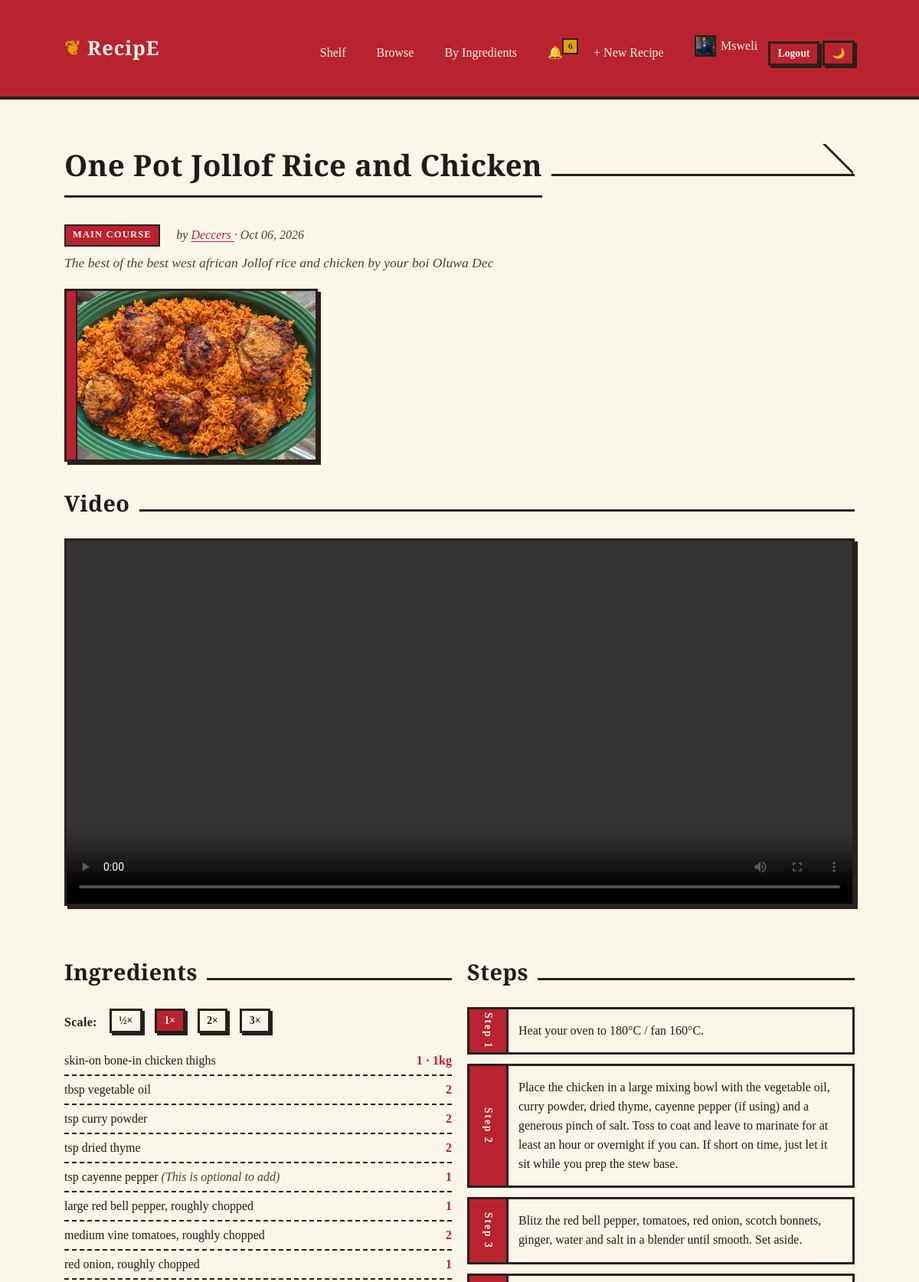
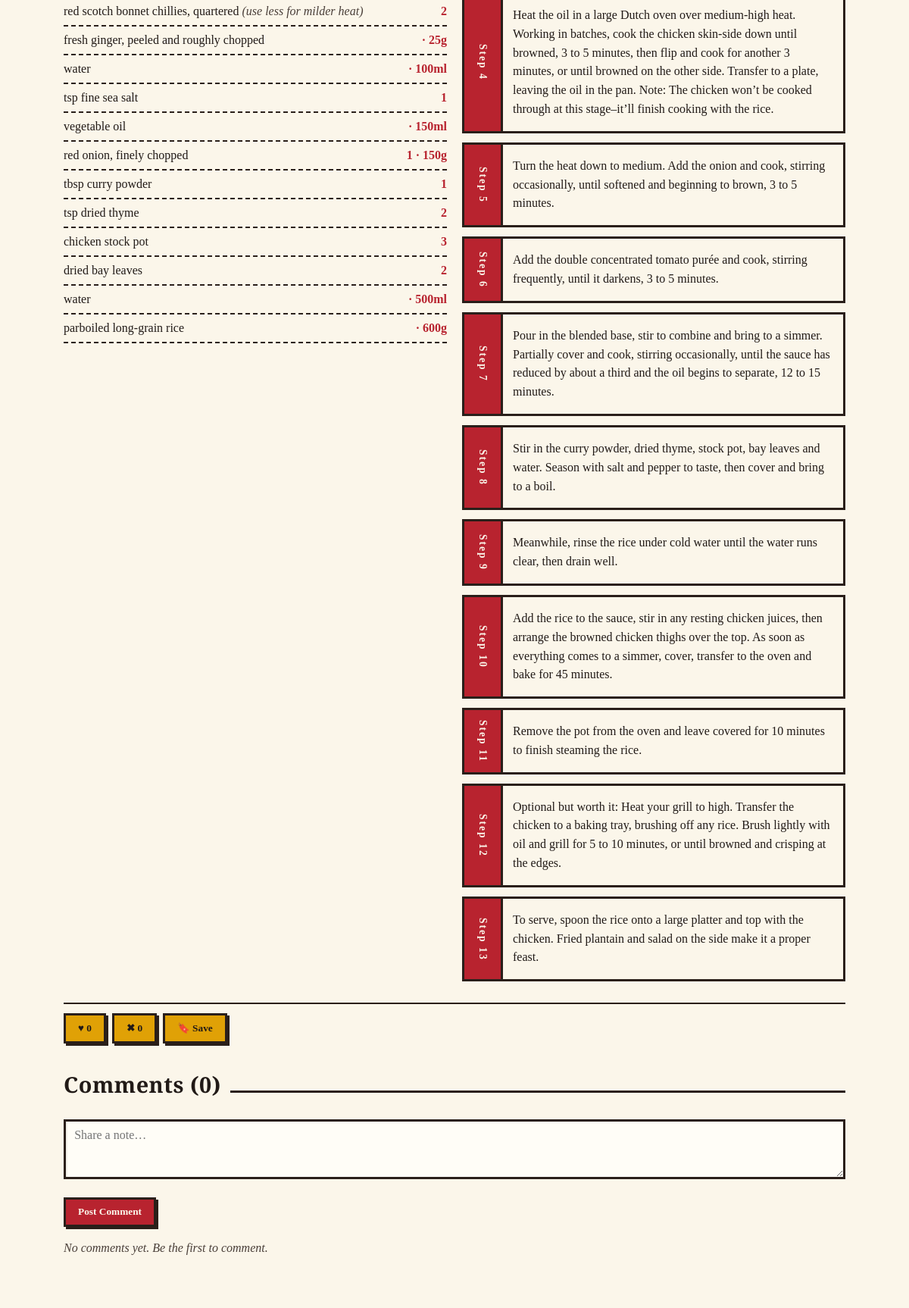
Page /recipes/2/view (signed in, upper part) on the committed database (2 pictures, top to bottom).
### app/models/user.py (models this page shows, shortened)
class User(db.Model, UserMixin):
    __tablename__ = "users"
    id = db.Column(db.Integer, primary_key=True)
    username = db.Column(db.String(50), unique=True, nullable=False, index=True)
    email = db.Column(db.String(120), unique=True, nullable=False, index=True)
    password_hash = db.Column(db.String(255), nullable=False)
    bio = db.Column(db.Text, default="")
    avatar = db.Column(db.String(255), default="")
    is_active = db.Column(db.Boolean, default=True)
    created_at = db.Column(db.DateTime, default=datetime.utcnow)
    recipes = db.relationship("Recipe", backref="author", lazy="dynamic",
                              cascade="all, delete-orphan")
    comments = db.relationship("Comment", backref="author", lazy="dynamic",
                               cascade="all, delete-orphan")
    reactions = db.relationship("Reaction", backref="user", lazy="dynamic",
                                cascade="all, delete-orphan")
    preference = db.relationship("UserPreference", backref="user", uselist=False,
                                 cascade="all, delete-orphan")
    following = db.relationship(
        "Follow", foreign_keys="Follow.follower_id",
        backref="follower", lazy="dynamic", cascade="all, delete-orphan"
    )
    followers = db.relationship(
        "Follow", foreign_keys="Follow.followed_id",
        backref="followed", lazy="dynamic", cascade="all, delete-orphan"
    )
    notifications = db.relationship(
        "Notification", foreign_keys="Notification.user_id",
        back_populates="user", lazy="dynamic", cascade="all, delete-orphan"
    )

### app/models/recipe.py (models this page shows, shortened)
class Recipe(db.Model):
    __tablename__ = "recipes"
    id = db.Column(db.Integer, primary_key=True)
    title = db.Column(db.String(150), nullable=False, index=True)
    description = db.Column(db.Text, default="")
    category = db.Column(db.String(80), index=True)
    user_id = db.Column(db.Integer, db.ForeignKey("users.id"), nullable=False)
    created_at = db.Column(db.DateTime, default=datetime.utcnow, index=True)
    updated_at = db.Column(db.DateTime, default=datetime.utcnow, onupdate=datetime.utcnow)
    ingredients = db.relationship("Ingredient", backref="recipe", lazy="select",
                                  cascade="all, delete-orphan", order_by="Ingredient.position")
    steps = db.relationship("Step", backref="recipe", lazy="select",
                            cascade="all, delete-orphan", order_by="Step.position")
    images = db.relationship("RecipeImage", backref="recipe", lazy="select",
                             cascade="all, delete-orphan")
    video = db.relationship("RecipeVideo", backref="recipe", uselist=False,
                            cascade="all, delete-orphan")
    comments = db.relationship("Comment", backref="recipe", lazy="dynamic",
                               cascade="all, delete-orphan")
    reactions = db.relationship("Reaction", backref="recipe", lazy="dynamic",
                                cascade="all, delete-orphan")
    notifications = db.relationship("Notification", back_populates="recipe", cascade="all, delete-orphan")
    savers = db.relationship("User", secondary=saved_recipes, lazy="dynamic",
                             backref=db.backref("saved_recipes", lazy="dynamic"))
    @property
    def likes_count(self):
        return self.reactions.filter_by(value=1).count()
    @property
    def dislikes_count(self):
        return self.reactions.filter_by(value=-1).count()

### app/models/image.py (models this page shows, shortened)
class RecipeImage(db.Model):
    __tablename__ = "recipe_images"
    id = db.Column(db.Integer, primary_key=True)
    recipe_id = db.Column(db.Integer, db.ForeignKey("recipes.id"), nullable=False)
    filename = db.Column(db.String(255), nullable=False)
    is_primary = db.Column(db.Boolean, default=False)

### app/models/video.py (models this page shows, shortened)
class RecipeVideo(db.Model):
    __tablename__ = "recipe_videos"
    id = db.Column(db.Integer, primary_key=True)
    recipe_id = db.Column(db.Integer, db.ForeignKey("recipes.id"), unique=True, nullable=False)
    filename = db.Column(db.String(255), nullable=False)

### app/models/ingredient.py (models this page shows, shortened)
class Ingredient(db.Model):
    __tablename__ = "ingredients"
    id = db.Column(db.Integer, primary_key=True)
    recipe_id = db.Column(db.Integer, db.ForeignKey("recipes.id"), nullable=False)
    name = db.Column(db.String(120), nullable=False)
    quantity = db.Column(db.String(50), default="")  # "2", "1/2"
    unit = db.Column(db.String(50), default="")       # "cups", "g", "tbsp"
    weight = db.Column(db.String(50), default="")     # optional extra
    notes = db.Column(db.String(255), default="")
    position = db.Column(db.Integer, default=0)

### app/models/step.py (models this page shows, shortened)
class Step(db.Model):
    __tablename__ = "steps"
    id = db.Column(db.Integer, primary_key=True)
    recipe_id = db.Column(db.Integer, db.ForeignKey("recipes.id"), nullable=False)
    position = db.Column(db.Integer, nullable=False, default=1)
    instruction = db.Column(db.Text, nullable=False)

### app/routes/recipes.py (the view)
@recipes_bp.get("/<int:recipe_id>/view")
def recipe_page(recipe_id):
    recipe = Recipe.query.get_or_404(recipe_id)
    uid = current_user.id if current_user.is_authenticated else None
    my_reaction = 0
    is_saved = False
    if uid:
        r = recipe.reactions.filter_by(user_id=uid).first()
        my_reaction = r.value if r else 0
        is_saved = recipe.savers.filter_by(id=uid).first() is not None
    comments = CommentService.list_for_recipe(recipe.id)
    return render_template("recipe_detail.html",
                           recipe=recipe, comments=comments,
                           my_reaction=my_reaction, is_saved=is_saved)

### app/models/user.py (called while the page is built)
@login_manager.user_loader
def load_user(user_id):
    return User.query.get(int(user_id))

### app/services/comment_service.py (called while the page is built)
    @staticmethod
    def list_for_recipe(recipe_id, top_level_only=True):
        q = Comment.query.filter_by(recipe_id=recipe_id)
        if top_level_only:
            q = q.filter(Comment.parent_id.is_(None))
        return q.order_by(Comment.created_at.desc()).all()

### app/templates/recipe_detail.html (shortened to what this page needs)
{% extends "base.html" %}
{% block content %}
<article class="recipe-detail" data-recipe-id="{{ recipe.id }}">
  <div class="chapter">
    <h1>{{ recipe.title }}</h1>
  </div>
  <div class="row">
    <span class="tag tag--crimson">{{ recipe.category or "Uncategorised" }}</span>
    <span class="muted">by
      <a href="{{ url_for('users.profile_page', username=recipe.author.username) }}">
        {{ recipe.author.username }}
      </a>
      · {{ recipe.created_at.strftime("%b %d, %Y") }}
    </span>
  </div>
  {% if recipe.description %}
    <p class="recipe-desc">{{ recipe.description }}</p>
  {% endif %}
  {% if recipe.images %}
    <div class="gallery grid grid--3">
      {% for img in recipe.images %}
        <figure class="card card--{{ 'crimson' if img.is_primary else 'mustard' }} gallery__item">
          <img src="{{ url_for('static', filename='uploads/' ~ img.filename) }}"
               alt="{{ recipe.title }} image {{ loop.index }}" loading="lazy">
        </figure>
      {% endfor %}
    </div>
  {% endif %}
  {% if recipe.video %}
    <div class="chapter"><h2>Video</h2></div>
    <video class="recipe-video" controls preload="metadata"
           src="{{ url_for('static', filename='uploads/' ~ recipe.video.filename) }}"></video>
  {% endif %}
  <div class="grid grid--2 mt-3">
    <section>
      <div class="chapter"><h2>Ingredients</h2></div>
      <div class="scale-controls row">
        <label>Scale:</label>
        <button class="btn btn--sm btn--ghost" data-scale="0.5">½×</button>
        <button class="btn btn--sm btn--primary" data-scale="1">1×</button>
        <button class="btn btn--sm btn--ghost" data-scale="2">2×</button>
        <button class="btn btn--sm btn--ghost" data-scale="3">3×</button>
      </div>
      <ul class="ingredients" data-scalable>
        {% for ing in recipe.ingredients %}
          <li>
            <span>{{ ing.name }}{% if ing.notes %} <em class="muted">({{ ing.notes }})</em>{% endif %}</span>
            <span class="qty"
                  data-original-qty="{{ ing.quantity }}"
                  data-original-weight="{{ ing.weight }}">
              {{ ing.quantity }}{% if ing.unit %} {{ ing.unit }}{% endif %}
              {% if ing.weight %} · {{ ing.weight }}{% endif %}
            </span>
          </li>
        {% else %}
          <li class="muted">No ingredients listed.</li>
        {% endfor %}
      </ul>
    </section>
    <section>
      <div class="chapter"><h2>Steps</h2></div>
      <ol class="steps">
        {% for step in recipe.steps %}
          <li><div>{{ step.instruction }}</div></li>
        {% else %}
          <li class="muted">No steps listed.</li>
        {% endfor %}
      </ol>
    </section>
  </div>
  <div class="action-bar" data-action-bar>
    <button class="btn btn--like {% if my_reaction == 1 %}is-active{% endif %}"
            data-action="like" data-recipe-id="{{ recipe.id }}">
      ♥ <span class="likes-count">{{ recipe.likes_count }}</span>
    </button>
    <button class="btn btn--dislike {% if my_reaction == -1 %}is-active{% endif %}"
            data-action="dislike" data-recipe-id="{{ recipe.id }}">
      ✖ <span class="dislikes-count">{{ recipe.dislikes_count }}</span>
    </button>
    <button class="btn btn--save {% if is_saved %}is-active{% endif %}"
            data-action="save" data-recipe-id="{{ recipe.id }}">
      🔖 Save
    </button>
  </div>
  <div class="chapter"><h2>Comments ({{ recipe.comments.count() }})</h2></div>
  {% if current_user.is_authenticated %}
    <form class="comment-form" data-comment-form data-recipe-id="{{ recipe.id }}">
      <textarea name="body" rows="3" placeholder="Share a note…" required></textarea>
      <button class="btn btn--primary mt-1" type="submit">Post Comment</button>
    </form>
  {% else %}
    <p class="muted"><a href="{{ url_for('auth.login_page') }}">Log in</a> to comment.</p>
  {% endif %}
  <div class="comment-list" data-comment-list data-recipe-id="{{ recipe.id }}">
    {% for c in comments %}
      {% include "partials/_comment.html" with context %}
    {% else %}
      <p class="muted">No comments yet. Be the first to comment.</p>
    {% endfor %}
  </div>
</article>
{% endblock %}

### app/templates/base.html (shortened to what this page needs)
<!DOCTYPE html>
<html lang="en">
<head>
  <link rel="stylesheet" href="{{ url_for('static', filename='css/style.css') }}" />
</head>
<body data-authed="{{ 'true' if current_user.is_authenticated else 'false' }}"
      data-user-id="{{ current_user.id if current_user.is_authenticated else '' }}">
  <header class="site-header">
    <div class="container">
      <a class="brand" href="{{ url_for('feed.dashboard') }}">RecipE</a>
      <nav class="site-nav" data-nav>
        <a href="{{ url_for('feed.dashboard') }}">Shelf</a>
        <a href="{{ url_for('recipes.list_recipes_page') }}">Browse</a>
        <a href="{{ url_for('recipes.by_ingredients_page') }}">By Ingredients</a>
        {% if current_user.is_authenticated %}
          <a href="{{ url_for('notifications.list_page') }}" class="nav-bell" title="Notifications">
    🔔<span class="nav-bell__badge" data-notif-badge hidden></span>
          </a>
          <a href="{{ url_for('recipes.new_recipe_page') }}">+ New Recipe</a>
          <a href="{{ url_for('users.profile_page', username=current_user.username) }}" class="nav-avatar">
            {% if current_user.avatar %}
              <img src="{{ url_for('static', filename='uploads/' ~ current_user.avatar) }}"
                   alt="{{ current_user.username }}" />
            {% else %}
              <span class="avatar-placeholder--sm">{{ current_user.username[:1]|upper }}</span>
            {% endif %}
            {{ current_user.username }}
          </a>
          <form action="{{ url_for('auth.logout') }}" method="post" style="display:inline">
            <button class="btn btn--sm btn--primary" type="submit">Logout</button>
          </form>
          <button class="btn btn--sm btn--ghost theme-toggle" data-theme-toggle title="Toggle theme">🌙</button>
        {% else %}
          <a href="{{ url_for('auth.login_page') }}">Login</a>
          <a href="{{ url_for('auth.register_page') }}">Register</a>
        {% endif %}
      </nav>
    </div>
  </header>
  <main class="container">
    {% block content %}{% endblock %}
  </main>
</body>
</html>

### rows in the picture
User: avatar (picture), username "Msweli"
Recipe: title "One Pot Jollof Rice and Chicken", category "MAIN COURSE", created_at "Oct 06, 2026", description "The best of the best west african Jollof rice and chicken by your boi Oluwa Dec"
User: author.username "Deccers"
RecipeImage: filename (picture)
Ingredient: name "skin-on bone-in chicken thighs", quantity "1", weight "1kg"
Ingredient: name "tbsp vegetable oil", quantity "2"
Ingredient: name "tsp curry powder", quantity "2"
Ingredient: name "tsp dried thyme", quantity "2"
Ingredient: name "tsp cayenne pepper", notes "This is optional to add", quantity "1"
Ingredient: name "large red bell pepper, roughly chopped", quantity "1"
Ingredient: name "medium vine tomatoes, roughly chopped", quantity "2"
Ingredient: name "red onion, roughly chopped", quantity "1"
Ingredient: name "red scotch bonnet chillies, quartered", notes "use less for milder heat", quantity "2"
Ingredient: name "fresh ginger, peeled and roughly chopped", weight "25g"
Ingredient: name "water", weight "100ml"
Ingredient: name "tsp fine sea salt", quantity "1"
Ingredient: name "vegetable oil", weight "150ml"
Ingredient: name "red onion, finely chopped", quantity "1", weight "150g"
Ingredient: name "tbsp curry powder", quantity "1"
Ingredient: name "tsp dried thyme", quantity "2"
Ingredient: name "chicken stock pot", quantity "3"
Ingredient: name "dried bay leaves", quantity "2"
Ingredient: name "water", weight "500ml"
Ingredient: name "parboiled long-grain rice", weight "600g"
Step: instruction "Heat your oven to 180°C / fan 160°C."
Step: instruction "Place the chicken in a large mixing bowl with the vegetable oil, curry powder, dried thyme, cayenne pepper (if using) and a generous pinch of salt. Toss to coat and leave to marinate for at least an hour or overnight if you can. If short on time, just let it sit while you prep the stew base."
Step: instruction "Blitz the red bell pepper, tomatoes, red onion, scotch bonnets, ginger, water and salt in a blender until smooth. Set aside."
Step: instruction "Heat the oil in a large Dutch oven over medium-high heat. Working in batches, cook the chicken skin-side down until browned, 3 to 5 minutes, then flip and cook for another 3 minutes, or until browned on the other side. Transfer to a plate, leaving the oil in the pan. Note: The chicken won’t be cooked through at this stage–it’ll finish cooking with the rice."
Step: instruction "Turn the heat down to medium. Add the onion and cook, stirring occasionally, until softened and beginning to brown, 3 to 5 minutes."
Step: instruction "Add the double concentrated tomato purée and cook, stirring frequently, until it darkens, 3 to 5 minutes."
Step: instruction "Pour in the blended base, stir to combine and bring to a simmer. Partially cover and cook, stirring occasionally, until the sauce has reduced by about a third and the oil begins to separate, 12 to 15 minutes."
Step: instruction "Stir in the curry powder, dried thyme, stock pot, bay leaves and water. Season with salt and pepper to taste, then cover and bring to a boil."
Step: instruction "Meanwhile, rinse the rice under cold water until the water runs clear, then drain well."
Step: instruction "Add the rice to the sauce, stir in any resting chicken juices, then arrange the browned chicken thighs over the top. As soon as everything comes to a simmer, cover, transfer to the oven and bake for 45 minutes."
Step: instruction "Remove the pot from the oven and leave covered for 10 minutes to finish steaming the rice."
Step: instruction "Optional but worth it: Heat your grill to high. Transfer the chicken to a baking tray, brushing off any rice. Brush lightly with oil and grill for 5 to 10 minutes, or until browned and crisping at the edges."
Step: instruction "To serve, spoon the rice onto a large platter and top with the chicken. Fried plantain and salad on the side make it a proper feast."

### other values in the picture
{{ recipe.likes_count }} "0"
{{ recipe.dislikes_count }} "0"
{{ recipe.comments.count() }} "0"
